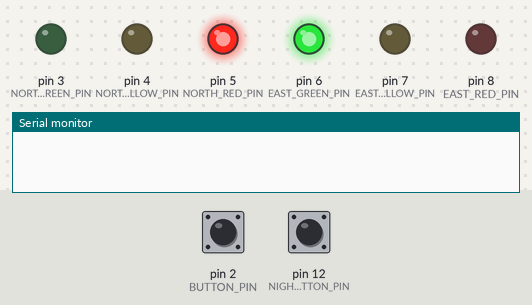
This program was run on a simulated Arduino Mega 2560, built with avr-gcc and run on an emulated ATmega2560. Parts: output pins drawn as LEDs (lit = HIGH), the last lines printed to the serial monitor. Dashed ring = blinking. The test bench sets the inputs (shaded band); at power-on: pin 2 (BUTTON_PIN) HIGH, pin 12 (NIGHT_MODE_BUTTON_PIN) HIGH.

Above: at 0.8 s.
0.9 s: pin 2 (BUTTON_PIN) pulled LOW for 0.15 s
At 1.4 s:
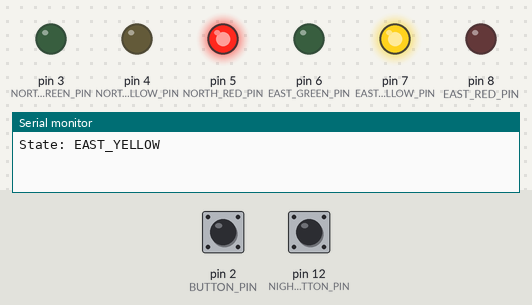
4.0 s: pin 12 (NIGHT_MODE_BUTTON_PIN) pulled LOW for 0.15 s
At 4.5 s:
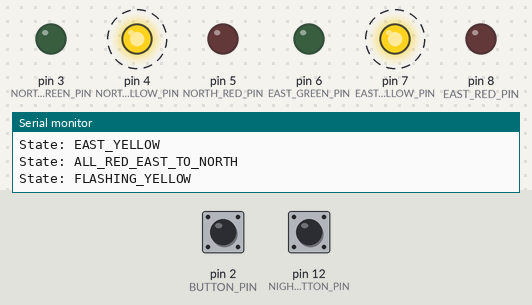
7.1 s: pin 12 (NIGHT_MODE_BUTTON_PIN) pulled LOW for 1 s
At 7.7 s:
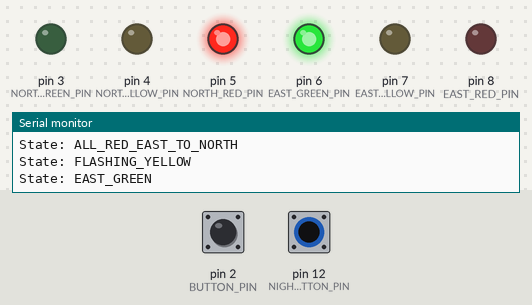
9.6 s: pin 2 (BUTTON_PIN) pulled LOW for 1 s
At 12.7 s:
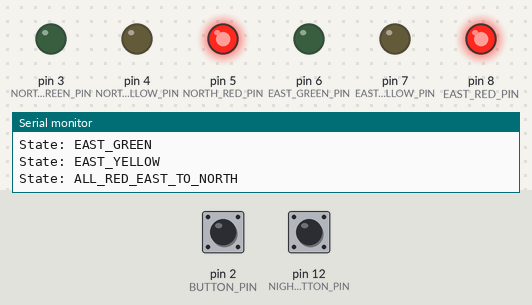
13.6 s: pin 12 (NIGHT_MODE_BUTTON_PIN) pulled LOW for 3.2 s
At 14.7 s:
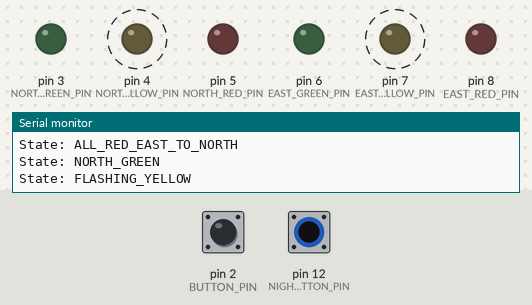
Timing chart, 0 to 19.3 s (numbered marks = the images above; inputs shaded):
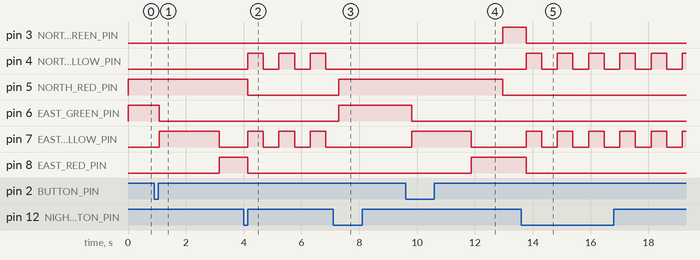

Measured:
- after the input at 0.9 s, pin 6 (EAST_GREEN_PIN): HIGH → LOW after 0.18 s; pin 7 (EAST_YELLOW_PIN): LOW → HIGH after 0.18 s, → LOW 2.1 s later; pin 8 (EAST_RED_PIN): LOW → HIGH after 2.3 s
- after the input at 4.0 s, pin 3 (NORTH_GREEN_PIN): stays LOW (without the input it goes to HIGH after 0.23 s); pin 4 (NORTH_YELLOW_PIN), pin 7 (EAST_YELLOW_PIN): alternates HIGH for 0.54 s and LOW for 0.54 s, starting after 0.14 s; pin 8 (EAST_RED_PIN): HIGH → LOW after 0.14 s
- after the input at 7.1 s, pin 4 (NORTH_YELLOW_PIN), pin 7 (EAST_YELLOW_PIN): stops changing and stays LOW; pin 5 (NORTH_RED_PIN), pin 6 (EAST_GREEN_PIN): LOW → HIGH after 0.19 s
- after the input at 9.6 s, pin 3 (NORTH_GREEN_PIN): LOW → HIGH after 3.4 s; pin 5 (NORTH_RED_PIN): HIGH → LOW after 3.4 s; pin 6 (EAST_GREEN_PIN): HIGH → LOW after 0.21 s; pin 7 (EAST_YELLOW_PIN): LOW → HIGH after 0.21 s, → LOW 2.1 s later; pin 8 (EAST_RED_PIN): LOW → HIGH after 2.3 s
- after the input at 13.6 s, pin 3 (NORTH_GREEN_PIN): HIGH → LOW after 0.17 s instead of 4.4 s; pin 7 (EAST_YELLOW_PIN): alternates HIGH for 0.54 s and LOW for 0.54 s, starting after 0.17 s; pin 8 (EAST_RED_PIN): HIGH → LOW after 0.17 s

The program:

main.cpp
```cpp
#include "button/button.h"
#include "globals/globals.h"
#include "led/led.h"
#include "serial_comm/serial_comm.h"
#include "tasks/tasks.h"
#include <Arduino.h>
#include <Arduino_FreeRTOS.h>

void setup()
{
    initSerial();
    initLeds();
    initButtons();
    initGlobals();

    createTasks();
    vTaskStartScheduler();
}

void loop() { }
```

button.cpp
```cpp
#include "button.h"

static struct {
    uint8_t pin;
    bool lastState;
    bool consumed;
    unsigned long lastDebounceTime;
} buttons[] = {
    { BUTTON_PIN, HIGH, false, 0 },
    { NIGHT_MODE_BUTTON_PIN, HIGH, false, 0 }
};

static const unsigned long debounceDelay = 50;

void initButtons()
{
    pinMode(buttons[0].pin, INPUT_PULLUP);
    pinMode(buttons[1].pin, INPUT_PULLUP);
}

static bool checkButton(uint8_t buttonIndex)
{
    bool buttonState = digitalRead(buttons[buttonIndex].pin);
    bool buttonPressed = false;

    if (buttonState != buttons[buttonIndex].lastState) {
        buttons[buttonIndex].lastDebounceTime = millis();
        if (buttonState == HIGH) {
            buttons[buttonIndex].consumed = false;
        }
    }

    if ((millis() - buttons[buttonIndex].lastDebounceTime) > debounceDelay) {
        if (buttonState == LOW && !buttons[buttonIndex].consumed) {
            buttonPressed = true;
            buttons[buttonIndex].consumed = true;
        }
    }

    buttons[buttonIndex].lastState = buttonState;
    return buttonPressed;
}

bool isButtonPressed()
{
    return checkButton(0);
}

bool isNightModeButtonPressed()
{
    return checkButton(1);
}
```

button.h
```cpp
#ifndef BUTTON_H
#define BUTTON_H

#include "../config.h"
#include <Arduino.h>

void initButtons();
bool isButtonPressed();
bool isNightModeButtonPressed();

#endif
```

fsm.cpp
```cpp
#include "fsm.h"
#include "../config.h"
#include <limits.h>

const char* const stateNames[] = {
    "EAST_GREEN",
    "EAST_YELLOW",
    "ALL_RED_EAST_TO_NORTH",
    "NORTH_GREEN",
    "NORTH_YELLOW",
    "ALL_RED_NORTH_TO_EAST",
    "FLASHING_YELLOW"
};

const char* getStateName(FSMState state)
{
    return stateNames[state];
}

const StateConfig stateConfig[STATE_COUNT] = {
    { { STATE_EAST_GREEN, STATE_EAST_YELLOW, STATE_FLASHING_YELLOW },
        enterEastGreen,
        updateEastGreen,
        GREEN_DURATION },
    { { STATE_ALL_RED_EAST_TO_NORTH, STATE_ALL_RED_EAST_TO_NORTH, STATE_FLASHING_YELLOW },
        enterEastYellow,
        updateEastYellow,
        YELLOW_DURATION },
    { { STATE_NORTH_GREEN, STATE_NORTH_GREEN, STATE_FLASHING_YELLOW },
        enterAllRed,
        updateAllRed,
        ALL_RED_DURATION },
    { { STATE_NORTH_YELLOW, STATE_NORTH_YELLOW, STATE_FLASHING_YELLOW },
        enterNorthGreen,
        updateNorthGreen,
        GREEN_DURATION },
    { { STATE_ALL_RED_NORTH_TO_EAST, STATE_ALL_RED_NORTH_TO_EAST, STATE_FLASHING_YELLOW },
        enterNorthYellow,
        updateNorthYellow,
        YELLOW_DURATION },
    { { STATE_EAST_GREEN, STATE_EAST_GREEN, STATE_FLASHING_YELLOW },
        enterAllRed,
        updateAllRed,
        ALL_RED_DURATION },
    { { STATE_FLASHING_YELLOW, STATE_FLASHING_YELLOW, STATE_EAST_GREEN },
        enterFlashingYellow,
        updateFlashingYellow,
        ULONG_MAX }
};
```

fsm.h
```cpp
#ifndef FSM_H
#define FSM_H

#include "../button/button.h"
#include "../led/led.h"
#include "../state_actions/state_actions.h"
#include <Arduino.h>

typedef enum {
    STATE_EAST_GREEN,
    STATE_EAST_YELLOW,
    STATE_ALL_RED_EAST_TO_NORTH,
    STATE_NORTH_GREEN,
    STATE_NORTH_YELLOW,
    STATE_ALL_RED_NORTH_TO_EAST,
    STATE_FLASHING_YELLOW,
    STATE_COUNT,
} FSMState;

typedef enum {
    BUTTON_NONE,
    BUTTON_NORTH,
    BUTTON_NIGHT_MODE
} ButtonPress;

typedef struct {
    FSMState next[3]; // [0]: timeout/no button, [1]: north button, [2]: night mode button
    StateAction enter;
    StateAction update;
    unsigned long duration;
} StateConfig;

extern const StateConfig stateConfig[STATE_COUNT];
extern const char* const stateNames[STATE_COUNT];

const char* getStateName(FSMState state);

#endif
```

globals.cpp
```cpp
#include "globals.h"

SemaphoreHandle_t stateMutex;
QueueHandle_t buttonEventQueue;

volatile FSMState currentState = STATE_EAST_GREEN;
volatile unsigned long stateStartTime = 0;

void initGlobals()
{
    stateMutex = xSemaphoreCreateMutex();
    buttonEventQueue = xQueueCreate(1, sizeof(ButtonPress));

    xSemaphoreGive(stateMutex);
    enterEastGreen();
    stateStartTime = millis();
}
```

globals.h
```cpp
#ifndef GLOBALS_H
#define GLOBALS_H

#include "../fsm/fsm.h"
#include <Arduino.h>
#include <Arduino_FreeRTOS.h>
#include <queue.h>
#include <semphr.h>

extern SemaphoreHandle_t stateMutex;
extern QueueHandle_t buttonEventQueue;

extern volatile FSMState currentState;
extern volatile unsigned long stateStartTime;

void initGlobals();

#endif
```

led.cpp
```cpp
#include "led.h"

uint8_t getLedPin(LedDirection direction, LedColor color)
{
    switch (direction) {
    case LED_DIRECTION_EAST:
        switch (color) {
        case LED_COLOR_RED:
            return EAST_RED_PIN;
        case LED_COLOR_YELLOW:
            return EAST_YELLOW_PIN;
        case LED_COLOR_GREEN:
            return EAST_GREEN_PIN;
        }
        break;
    case LED_DIRECTION_NORTH:
        switch (color) {
        case LED_COLOR_RED:
            return NORTH_RED_PIN;
        case LED_COLOR_YELLOW:
            return NORTH_YELLOW_PIN;
        case LED_COLOR_GREEN:
            return NORTH_GREEN_PIN;
        }
        break;
    }
    return 0;
}

void initLeds()
{
    pinMode(EAST_RED_PIN, OUTPUT);
    pinMode(EAST_YELLOW_PIN, OUTPUT);
    pinMode(EAST_GREEN_PIN, OUTPUT);

    pinMode(NORTH_RED_PIN, OUTPUT);
    pinMode(NORTH_YELLOW_PIN, OUTPUT);
    pinMode(NORTH_GREEN_PIN, OUTPUT);

    clearAllLeds();
}

void setLed(LedDirection direction, LedColor color, bool state)
{
    uint8_t pin = getLedPin(direction, color);
    digitalWrite(pin, state ? HIGH : LOW);
}

void clearDirectionLeds(LedDirection direction)
{
    setLed(direction, LED_COLOR_RED, LOW);
    setLed(direction, LED_COLOR_YELLOW, LOW);
    setLed(direction, LED_COLOR_GREEN, LOW);
}

void clearAllLeds()
{
    clearDirectionLeds(LED_DIRECTION_EAST);
    clearDirectionLeds(LED_DIRECTION_NORTH);
}
```

led.h
```cpp
#ifndef LED_H
#define LED_H

#include "../config.h"
#include <Arduino.h>

// LED direction enum
typedef enum {
    LED_DIRECTION_EAST,
    LED_DIRECTION_NORTH
} LedDirection;

// LED color enum
typedef enum {
    LED_COLOR_RED,
    LED_COLOR_YELLOW,
    LED_COLOR_GREEN
} LedColor;

// Initialize all LED pins
void initLeds();

// Set a specific LED state
void setLed(LedDirection direction, LedColor color, bool state);

// Turn off all LEDs for a direction
void clearDirectionLeds(LedDirection direction);

// Turn off all LEDs
void clearAllLeds();

// Get pin number for a specific LED
uint8_t getLedPin(LedDirection direction, LedColor color);

#endif
```

serial_comm.cpp
```cpp
#include "serial_comm.h"

static FILE serialOutput = { 0 };

static int serialWriteByte(char c, FILE* stream)
{
    if (c == '\n') {
        Serial.write('\n');
        Serial.write('\r');
    } else {
        Serial.write(c);
    }

    return 0;
}

void initSerial()
{
    Serial.begin(SERIAL_BAUD_RATE);

    while (!Serial) {
        ;
    }

    fdev_setup_stream(&serialOutput, serialWriteByte, NULL, _FDEV_SETUP_WRITE);
    stdout = &serialOutput;
}
```

serial_comm.h
```cpp
#ifndef SERIAL_COMM_H
#define SERIAL_COMM_H

#include <Arduino.h>
#include <stdio.h>

#define SERIAL_BAUD_RATE 9600

void initSerial();

#endif
```

state_actions.cpp
```cpp
#include "state_actions.h"
#include "../config.h"

static unsigned long lastFlashToggleTime = 0;
static bool yellowLedsAreOn = false;

void enterEastGreen()
{
    clearAllLeds();
    setLed(LED_DIRECTION_EAST, LED_COLOR_GREEN, HIGH);
    setLed(LED_DIRECTION_NORTH, LED_COLOR_RED, HIGH);
}

void updateEastGreen() { }

void enterEastYellow()
{
    clearAllLeds();
    setLed(LED_DIRECTION_EAST, LED_COLOR_YELLOW, HIGH);
    setLed(LED_DIRECTION_NORTH, LED_COLOR_RED, HIGH);
}

void updateEastYellow() { }

void enterNorthGreen()
{
    clearAllLeds();
    setLed(LED_DIRECTION_NORTH, LED_COLOR_GREEN, HIGH);
    setLed(LED_DIRECTION_EAST, LED_COLOR_RED, HIGH);
}

void updateNorthGreen() { }

void enterNorthYellow()
{
    clearAllLeds();
    setLed(LED_DIRECTION_NORTH, LED_COLOR_YELLOW, HIGH);
    setLed(LED_DIRECTION_EAST, LED_COLOR_RED, HIGH);
}

void updateNorthYellow() { }

void enterAllRed()
{
    clearAllLeds();
    setLed(LED_DIRECTION_EAST, LED_COLOR_RED, HIGH);
    setLed(LED_DIRECTION_NORTH, LED_COLOR_RED, HIGH);
}

void updateAllRed() { }

void enterFlashingYellow()
{
    clearAllLeds();
    yellowLedsAreOn = true;
    setLed(LED_DIRECTION_EAST, LED_COLOR_YELLOW, yellowLedsAreOn);
    setLed(LED_DIRECTION_NORTH, LED_COLOR_YELLOW, yellowLedsAreOn);
    lastFlashToggleTime = millis();
}

void updateFlashingYellow()
{
    if (millis() - lastFlashToggleTime >= FLASH_INTERVAL) {
        yellowLedsAreOn = !yellowLedsAreOn;
        setLed(LED_DIRECTION_EAST, LED_COLOR_YELLOW, yellowLedsAreOn);
        setLed(LED_DIRECTION_NORTH, LED_COLOR_YELLOW, yellowLedsAreOn);
        lastFlashToggleTime = millis();
    }
}
```

state_actions.h
```cpp
#ifndef STATE_ACTIONS_H
#define STATE_ACTIONS_H

#include "../led/led.h"
#include <Arduino.h>

typedef void (*StateAction)();

void enterEastGreen();
void updateEastGreen();
void enterEastYellow();
void updateEastYellow();

void enterNorthGreen();
void updateNorthGreen();
void enterNorthYellow();
void updateNorthYellow();

void enterAllRed();
void updateAllRed();

void enterFlashingYellow();
void updateFlashingYellow();

#endif
```

tasks.cpp
```cpp
#include "tasks.h"
#include "../fsm/fsm.h"
#include <limits.h>

extern const StateConfig stateConfig[];

void createTasks()
{
    xTaskCreate(vTrafficLightTask, "TrafficLight", 128, NULL, 1, NULL);
    xTaskCreate(vButtonCheckTask, "ButtonCheck", 128, NULL, 2, NULL);
    xTaskCreate(vStateUpdateTask, "StateUpdate", 128, NULL, 1, NULL);
}

void vTrafficLightTask(void* pvParameters)
{
    TickType_t xLastWakeTime = xTaskGetTickCount();

    while (1) {
        if (xSemaphoreTake(stateMutex, portMAX_DELAY) == pdTRUE) {
            stateConfig[currentState].update();
            xSemaphoreGive(stateMutex);
        }
        vTaskDelayUntil(&xLastWakeTime, pdMS_TO_TICKS(50));
    }
}

void vButtonCheckTask(void* pvParameters)
{
    TickType_t xLastWakeTime = xTaskGetTickCount();

    while (1) {
        ButtonPress buttonEvent = BUTTON_NONE;

        if (isButtonPressed()) {
            buttonEvent = BUTTON_NORTH;
        } else if (isNightModeButtonPressed()) {
            buttonEvent = BUTTON_NIGHT_MODE;
        }

        if (buttonEvent != BUTTON_NONE) {
            xQueueSend(buttonEventQueue, &buttonEvent, 0);
        }

        vTaskDelayUntil(&xLastWakeTime, pdMS_TO_TICKS(50));
    }
}

void vStateUpdateTask(void* pvParameters)
{
    TickType_t xLastWakeTime = xTaskGetTickCount();
    ButtonPress buttonEvent;

    while (1) {
        bool timeExpired = false;
        ButtonPress receivedEvent = BUTTON_NONE;

        if (xQueueReceive(buttonEventQueue, &buttonEvent, 0) == pdTRUE) {
            receivedEvent = buttonEvent;
        }

        if (xSemaphoreTake(stateMutex, portMAX_DELAY) == pdTRUE) {
            timeExpired = (millis() - stateStartTime) >= stateConfig[currentState].duration;

            if (timeExpired || receivedEvent != BUTTON_NONE) {
                FSMState nextState = stateConfig[currentState].next[receivedEvent];
                if (nextState != currentState) {
                    stateConfig[nextState].enter();
                    currentState = nextState;
                    printf("State: %s\n", getStateName(nextState));
                    stateStartTime = millis();
                }
            }
            xSemaphoreGive(stateMutex);
        }

        vTaskDelayUntil(&xLastWakeTime, pdMS_TO_TICKS(100));
    }
}
```

tasks.h
```cpp
#ifndef TASKS_H
#define TASKS_H

#include "../button/button.h"
#include "../config.h"
#include "../globals/globals.h"
#include "../state_actions/state_actions.h"
#include <Arduino_FreeRTOS.h>

void createTasks();

void vTrafficLightTask(void* pvParameters);
void vButtonCheckTask(void* pvParameters);
void vStateUpdateTask(void* pvParameters);

#endif
```

config.h
```cpp
#ifndef CONFIG_H
#define CONFIG_H

#define EAST_RED_PIN 8
#define EAST_YELLOW_PIN 7
#define EAST_GREEN_PIN 6

#define NORTH_RED_PIN 5
#define NORTH_YELLOW_PIN 4
#define NORTH_GREEN_PIN 3

#define BUTTON_PIN 2
#define NIGHT_MODE_BUTTON_PIN 12

#define GREEN_DURATION 5000
#define YELLOW_DURATION 2000
#define ALL_RED_DURATION 1000
#define FLASH_INTERVAL 500

#endif
```
